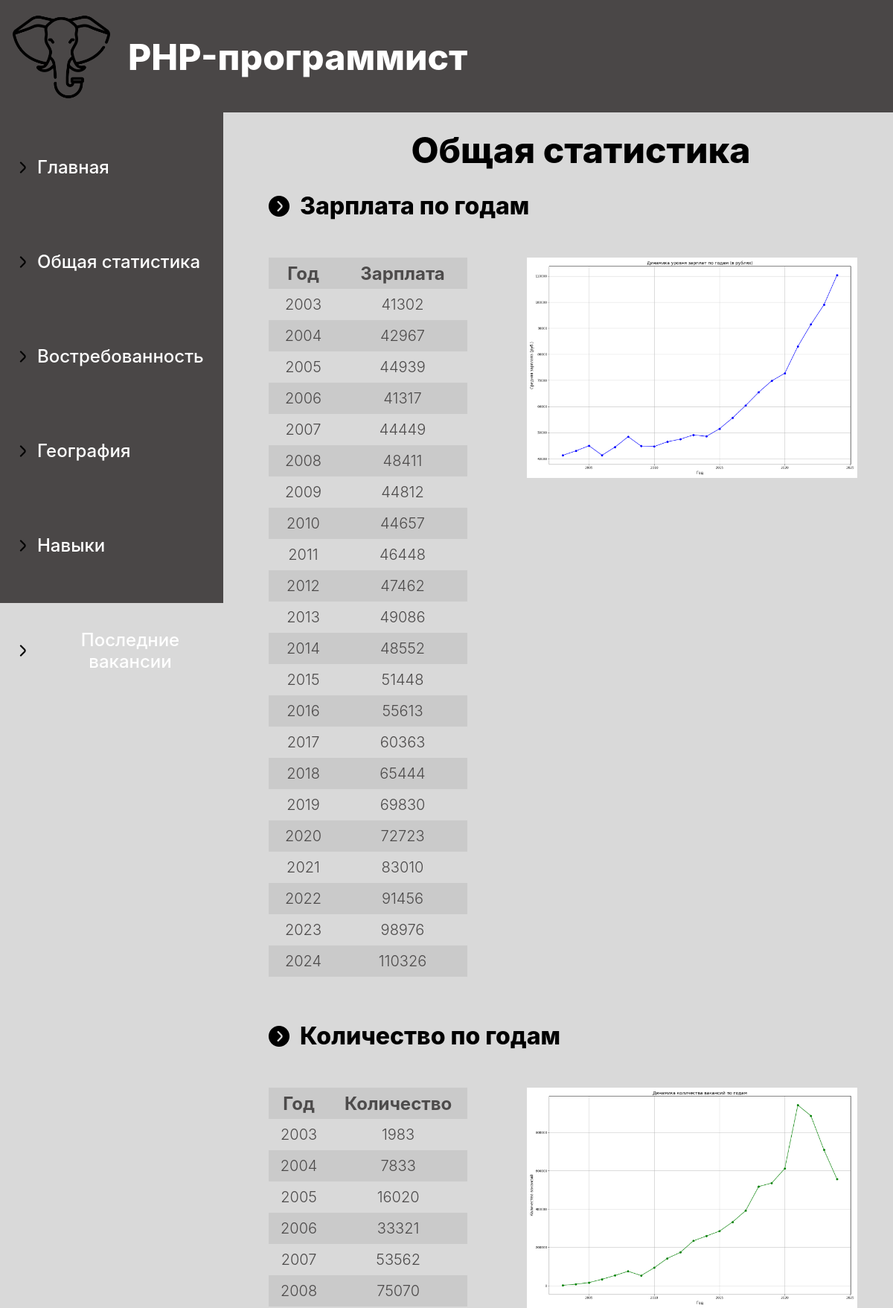
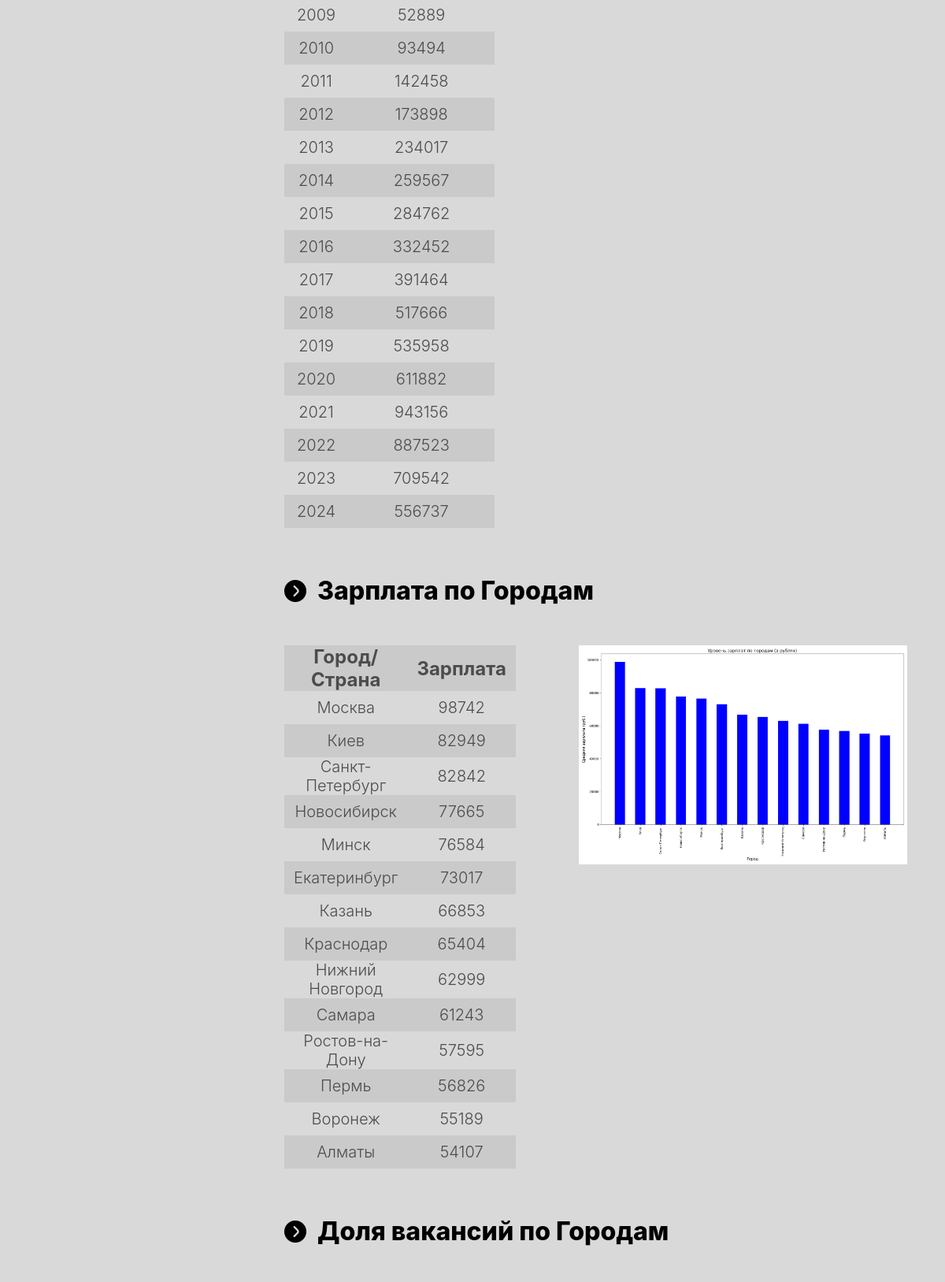
Screenshot of /stats/ (upper part) with the database file from the repository (2 pictures, top to bottom).
### app/models.py (models this page shows, shortened)
class Photo(models.Model):
    image = models.ImageField(upload_to='')
    title = models.CharField(max_length=200)
    class Meta:
        db_table = 'photos'
        verbose_name = 'Фотография'
        verbose_name_plural = 'Фотографии'

class General_Job_Area_Salary(models.Model):
    salary = models.FloatField(null=True, blank=True)
    area_name = models.CharField(max_length=255)
    class Meta:
        db_table = 'general_area_salary'
        verbose_name = "Зарплата"
        verbose_name_plural = "Общая Зарплата от места"

### app/views.py (the view)
# urls.py: path('stats/', views.stats_page, name='stats'),
def stats_page(request):
    selected_year = request.GET.get('published_at', 2015)
    salary_year = General_Job_Year_Salary.objects.all()
    salary_year = [{'published_at': int((float(record.published_at))), 'salary': int(record.salary)} for record in salary_year]
    photo_salary_year = Photo.objects.filter(title='Общая статистика зарплат по годам')
    count_year = General_Job_Year_Count.objects.all()
    count_year = [{'published_at': int((float(record.published_at))), 'count': record.count} for record in count_year]
    photo_count_year = Photo.objects.filter(title='Общая статистика количества по годам')
    salary_area = General_Job_Area_Salary.objects.all()
    salary_area = [{'area_name': record.area_name, 'salary': int(record.salary)} for record in salary_area]
    photo_salary_area = Photo.objects.filter(title='Общая статистика зарплат по городам')
    count_area = General_Job_Area_Count.objects.all()
    count_area = [{'area_name': record.area_name, 'count': record.count} for record in count_area]
    photo_count_area = Photo.objects.filter(title='Общая статистика количества по городам')
    skills = General_Job_Skills.objects.filter(published_at=selected_year).order_by('count')
    skills = [{'key_skill': record.key_skill,'published_at': int((float(record.published_at))), 'count': record.count} for record in skills]
    all_years = list(General_Job_Skills.objects.order_by('published_at').values_list('published_at', flat=True).distinct())
    photo_skills = Photo.objects.filter(title='general_'+str(selected_year))
    return render(request, 'stats.html', {'salary_year': salary_year,
                                          'count_year': count_year,
                                          'salary_area': salary_area,
                                          'count_area': count_area,
                                          'skills': skills,
                                          'photo_salary_year': photo_salary_year,
                                          'photo_count_year': photo_count_year,
                                          'photo_salary_area': photo_salary_area,
                                          'photo_count_area': photo_count_area,
                                          'photo_skills': photo_skills,
                                          'selected_year': selected_year,
                                          'all_years': all_years})

### templates/stats.html (shortened to what this page needs)
{% load static %}
<!DOCTYPE html>
<html lang="ru">
<head>
    <link rel="stylesheet" href="{% static 'css/styles.css' %}?v={% now 'U' %}">
</head>
<body>
    <header>
        <img class='logo' src="{% static 'img/logo.png' %}" alt="photo" >
        <h1>PHP-программист</h1>
    </header>
    <nav>
        <a class="navigation" href="{% url 'index' %}">
            <div class="arrow_text">
                <img class='arrow' src="{% static 'img/arrow.png' %}" alt="стрелка">
                <p>Главная</p>
            </div>
        </a>
        <a class="navigation" href="{% url 'stats' %}">
            <div class="arrow_text">
                <img class='arrow' src="{% static 'img/arrow.png' %}" alt="стрелка">
                <p>Общая статистика</p>
            </div>
        </a>
        <a class="navigation" href="{% url 'relevance' %}">
            <div class="arrow_text">
                <img class='arrow' src="{% static 'img/arrow.png' %}" alt="стрелка">
                <p>Востребованность</p>
            </div>
        </a>
        <a class="navigation" href="{% url 'geography' %}">
            <div class="arrow_text">
                <img class='arrow' src="{% static 'img/arrow.png' %}" alt="стрелка">
                <p>География</p>
            </div>
        </a>
        <a class="navigation" href="{% url 'skills' %}">
            <div class="arrow_text">
                <img class='arrow' src="{% static 'img/arrow.png' %}" alt="стрелка">
                <p>Навыки</p>
            </div>
        </a>
        <a class="navigation" href="{% url 'last_vacancies' %}">
            <div class="arrow_text">
                <img class='arrow' src="{% static 'img/arrow.png' %}" alt="стрелка">
                <p>Последние вакансии</p>
            </div>
        </a>
    </nav>
    <div class="content">
        <h2 class="heading">Общая статистика</h2>
        <div class="substats">
            <h2>Зарплата по годам</h2>
            <div class="flex-container">
                <div>
                    <table>
                        <thead>
                            <tr>
                                <th>Год</th>
                                <th>Зарплата</th>
                            </tr>
                        </thead>
                        <tbody>
                            {% for record in salary_year %}
                            <tr>
                                <td>{{ record.published_at|floatformat:"0" }}</td>
                                <td>{{ record.salary }}</td>
                            </tr>
                            {% endfor %}
                        </tbody>
                    </table>
                </div>
                <div>
                    <div class="photo">
                        <img class='photo_stats' src="{{ photo_salary_year.0.image.url }}" alt="{{ photo_salary_year.0.title }}">
                     </div>
                </div>
            </div>
        </div>
        <div class="substats">
            <h2>Количество по годам</h2>
            <div class="flex-container">
                <div>
                    <table>
                        <thead>
                            <tr>
                                <th>Год</th>
                                <th>Количество</th>
                            </tr>
                        </thead>
                        <tbody>
                            {% for record in count_year %}
                            <tr>
                                <td>{{ record.published_at|floatformat:"0" }}</td>
                                <td>{{ record.count }}</td>
                            </tr>
                            {% endfor %}
                        </tbody>
                    </table>
                </div>
                <div class="photo">
                    <img class='photo_stats' src="{{ photo_count_year.0.image.url }}" alt="{{ photo_count_year.0.title }}">
                </div>
            </div>
        </div>
        <div class="substats">
            <h2>Зарплата по Городам</h2>
            <div class="flex-container">
                    <div>
                        <table>
                            <thead>
                                <tr>
                                    <th>Город/Страна</th>
                                    <th>Зарплата</th>
                                </tr>
                            </thead>
                            <tbody>
                                {% for record in salary_area %}
                                <tr>
                                    <td>{{ record.area_name }}</td>
                                    <td>{{ record.salary }}</td>
                                </tr>
                                {% endfor %}
                            </tbody>
                        </table>
                    </div>
                    <div class="photo">
                        <img class='photo_stats' src="{{ photo_salary_area.0.image.url }}" alt="{{ photo_salary_area.0.title }}">
                    </div>
            </div>
        </div>
        <div class="substats">
            <h2>Доля вакансий по Городам</h2>
        </div>
    </div>
</body>
</html>

### static/css/styles.css (style rules this page uses)
body { background-color: rgba(217, 217, 217, 1); margin: 0; padding: 0; font-family: Inter; font-size: 24px; }
header { top: 0; display:flex; position: fixed; width: 100%; background-color: rgba(74, 71, 71, 1); align-items: center; padding: 11px 0px 9px 17px; }
h1 { font-size: 48px; font-weight: 800; color: rgba(255, 255, 255, 1); }
.logo { width: 131px; height: 131px; margin-right:24px; }
nav { width:300px; position: fixed; top: 151px; background-color: rgba(74, 71, 71, 1); height: calc(100vh - 151px); padding-top: 10px; }
.navigation { display: block; color: white; padding: 25px 0px 25px 17px; text-decoration: none; text-align: center; transition: background-color 0.3s ease; }
.arrow_text { display:flex; align-items: center; font-size: 24px; font-weight: 500; }
.arrow { width: auto; height: auto; margin-right: 7px; }
.content { margin-top: 151px; margin-left: 300px; padding-left: 61px; padding-top: 21px; }
.flex-container { display: flex; width: 100%; }
.substats { margin-bottom: 60px; }
.heading { font-size: 48px; font-weight: 800; text-align:center; margin:0; margin-bottom: 26px; }
.substats h2 { background: url('../img/text.png') left no-repeat transparent; padding-left: 42px; margin:0; margin-bottom: 50px; font-size: 32px; font-weight: 800; }
table { width: 267px; border-collapse: collapse; }
table th, table td { padding: 0px 12px; text-align: center; height: 42px; }
table th { background-color: rgba(202, 202, 202, 1); font-weight: bold; color: rgba(77, 75, 75, 1); font-size: 24px; }
table td { font-size: 20px; font-weight: 300; color: rgba(77, 75, 75, 1); }
table tr:nth-child(even) { background-color: rgba(202, 202, 202, 1); }
.photo { margin-left:80px; padding-right: 48px; }
.photo_stats { width: 100%; max-height: 100%; object-fit: contain; }

### rows the page displays
Photo: image (picture)
Photo: image (picture)
General_Job_Area_Salary: area_name "Москва"
General_Job_Area_Salary: area_name "Киев"
General_Job_Area_Salary: area_name "Санкт-Петербург"
General_Job_Area_Salary: area_name "Новосибирск"
General_Job_Area_Salary: area_name "Минск"
General_Job_Area_Salary: area_name "Екатеринбург"
General_Job_Area_Salary: area_name "Казань"
General_Job_Area_Salary: area_name "Краснодар"
General_Job_Area_Salary: area_name "Нижний Новгород"
General_Job_Area_Salary: area_name "Самара"
General_Job_Area_Salary: area_name "Ростов-на-Дону"
General_Job_Area_Salary: area_name "Пермь"
General_Job_Area_Salary: area_name "Воронеж"
General_Job_Area_Salary: area_name "Алматы"
Photo: image (picture)

### other values shown
{{ record.published_at|floatformat:"0" }} "2003" "2004" "2005" "2006" "2007" "2008" "2009" "2010" "2011" "2012" "2013" "2014" "2015" "2016" "2017" "2018" "2019" "2020" "2021" "2022" "2023" "2024"
{{ record.salary }} "41302" "42967" "44939" "41317" "44449" "48411" "44812" "44657" "46448" "47462" "49086" "48552" "51448" "55613" "60363" "65444" "69830" "72723" "83010" "91456" "98976" "110326"
{{ record.count }} "1983" "7833" "16020" "33321" "53562" "75070" "52889" "93494" "142458" "173898" "234017" "259567" "284762" "332452" "391464" "517666" "535958" "611882" "943156" "887523" "709542" "556737"
{{ record.salary }} "98742" "82949" "82842" "77665" "76584" "73017" "66853" "65404" "62999" "61243" "57595" "56826" "55189" "54107"
